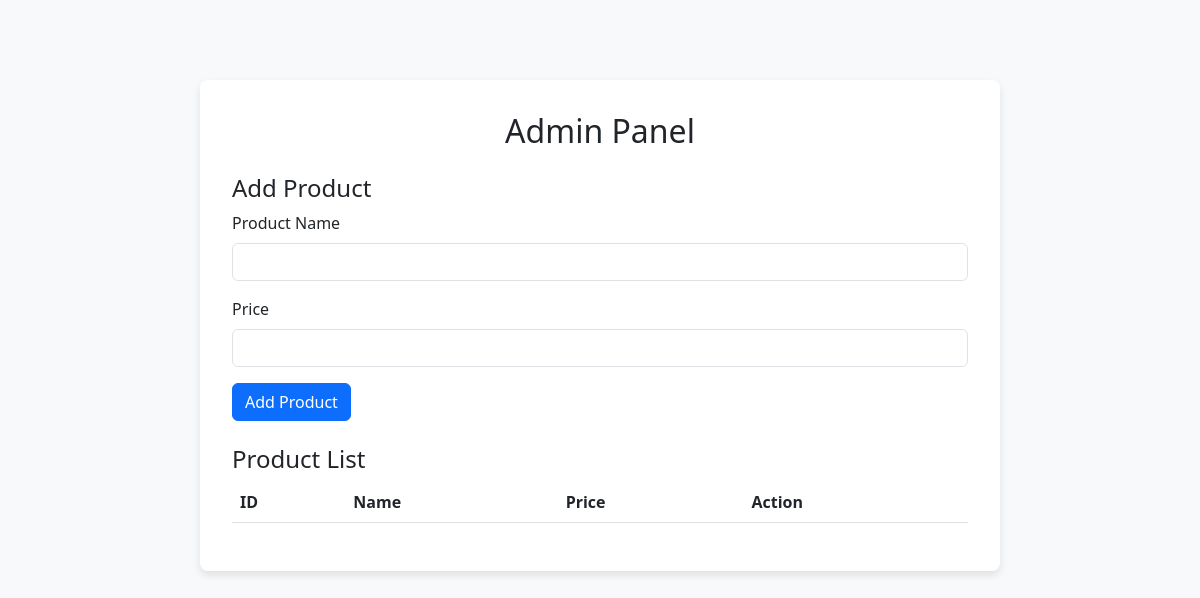
The app's page /admin.php, older data.
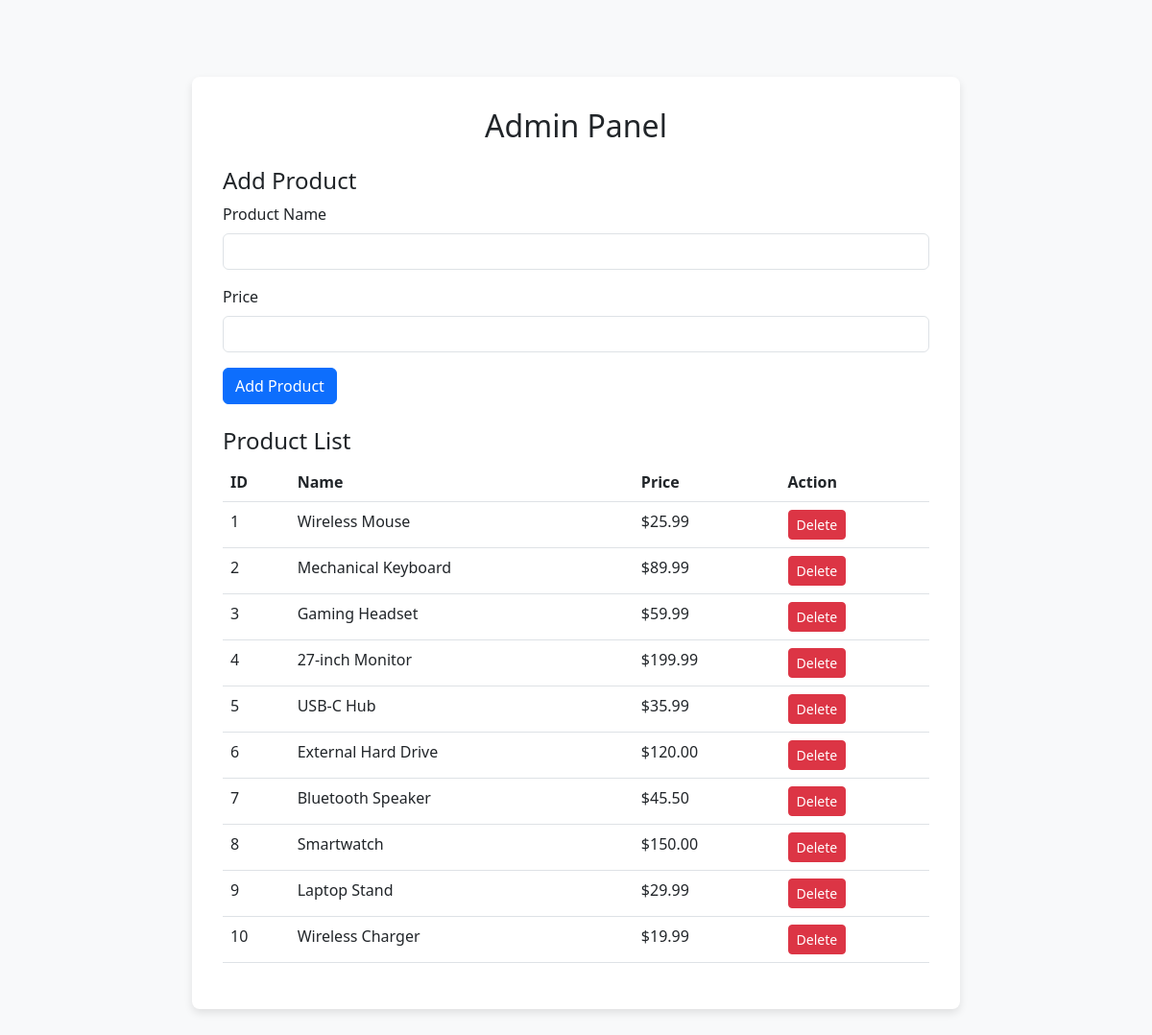
The same page, newer data.
### tables this page shows
CREATE TABLE IF NOT EXISTS products (
    id INT AUTO_INCREMENT PRIMARY KEY,
    name VARCHAR(100) NOT NULL,
    price DECIMAL(10, 2) NOT NULL
);

### admin.php (the view, shortened to what this page needs)
<?php
include 'db.php';
$sql = "SELECT * FROM products";
$products = $conn->query($sql)->fetchAll(PDO::FETCH_ASSOC);
?>
<!DOCTYPE html>
<html lang="en">
<head>
    <link href="https://cdn.jsdelivr.net/npm/bootstrap@5.3.0/dist/css/bootstrap.min.css" rel="stylesheet">
</head>
<body>
    <div class="admin-container">
        <h2 class="text-center mb-4">Admin Panel</h2>
        <form method="POST" class="mb-4">
            <h4>Add Product</h4>
            <div class="mb-3">
                <label for="name" class="form-label">Product Name</label>
                <input type="text" class="form-control" id="name" name="name" required>
            </div>
            <div class="mb-3">
                <label for="price" class="form-label">Price</label>
                <input type="number" class="form-control" id="price" name="price" required>
            </div>
            <button type="submit" name="add" class="btn btn-primary">Add Product</button>
        </form>
        <h4>Product List</h4>
        <table class="table">
            <thead>
                <tr>
                    <th>ID</th>
                    <th>Name</th>
                    <th>Price</th>
                    <th>Action</th>
                </tr>
            </thead>
            <tbody>
                <?php foreach ($products as $product): ?>
                    <tr>
                        <td><?php echo htmlspecialchars($product['id']); ?></td>
                        <td><?php echo htmlspecialchars($product['name']); ?></td>
                        <td>$<?php echo htmlspecialchars($product['price']); ?></td>
                        <td>
                            <form method="POST" style="display:inline;">
                                <button type="submit" name="delete" class="btn btn-danger btn-sm">Delete</button>
                            </form>
                        </td>
                    </tr>
                <?php endforeach; ?>
            </tbody>
        </table>
    </div>
</body>
</html>

### admin.php (style rules this page uses)
body { background-color: #F8F9FA; }
.admin-container { background-color: white; padding: 2rem; border-radius: 8px; box-shadow: 0 4px 8px rgba(0, 0, 0, 0.1); max-width: 800px; margin: 5rem auto; }

Row changes from the older to the newer data that the page shows:
added products: id "1", name "Wireless Mouse", price "25.99"
added products: id "2", name "Mechanical Keyboard", price "89.99"
added products: id "3", name "Gaming Headset", price "59.99"
added products: id "4", name "27-inch Monitor", price "199.99"
added products: id "5", name "USB-C Hub", price "35.99"
added products: id "6", name "External Hard Drive", price "120.00"
added products: id "7", name "Bluetooth Speaker", price "45.50"
added products: id "8", name "Smartwatch", price "150.00"
added products: id "9", name "Laptop Stand", price "29.99"
added products: id "10", name "Wireless Charger", price "19.99"
